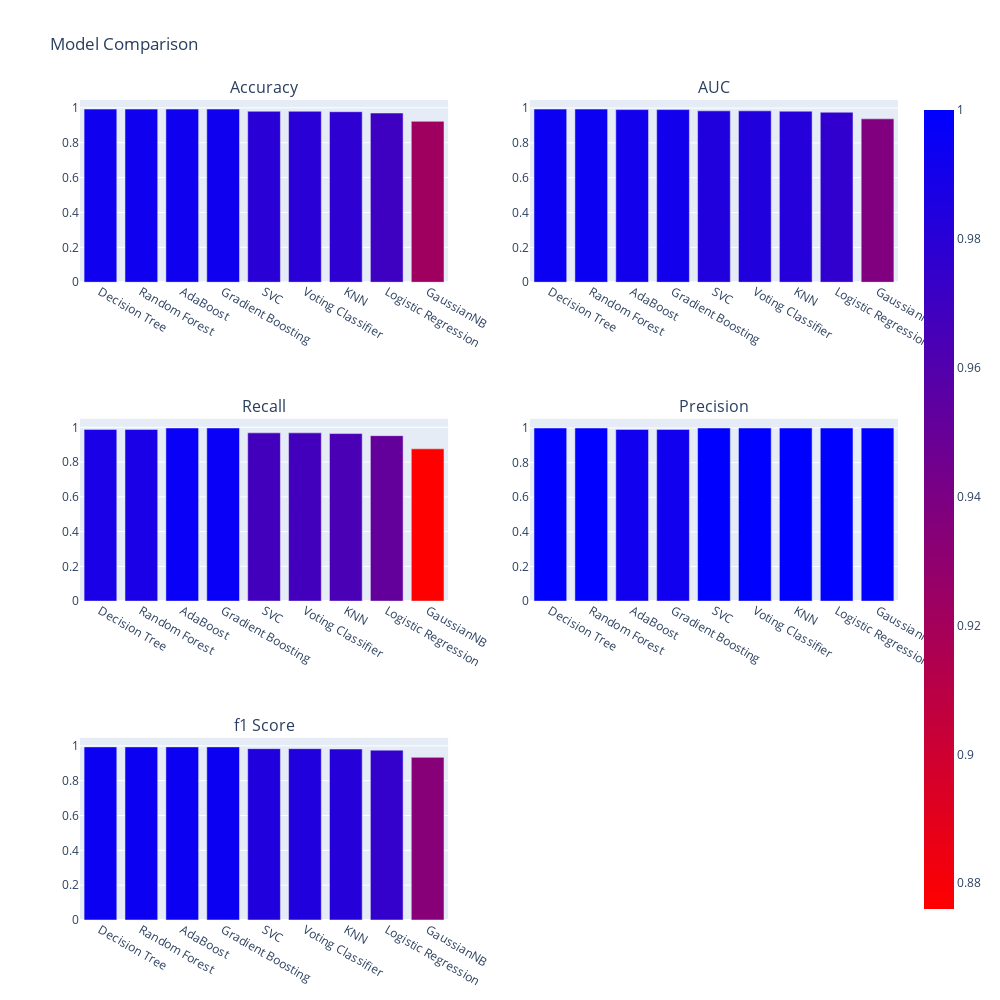

Source (notebook cell):
### Code cell
# visualize report
from plotly.subplots import make_subplots
from plotly import graph_objects as go
fig = make_subplots(rows=3, cols=2, subplot_titles=('Accuracy', 'AUC', 'Recall', 'Precision', 'f1 Score'),)
fig.add_trace(
    go.Bar(x=report['Model'], y=report['Accuracy'], marker=dict(color=report['Accuracy'], coloraxis='coloraxis')),
    row=1, col=1
)
fig.add_trace(
    go.Bar(x=report['Model'], y=report['AUC'], marker=dict(color=report['AUC'], coloraxis='coloraxis')),
    row=1, col=2
)
fig.add_trace(
    go.Bar(x=report['Model'], y=report['Recall'], marker=dict(color=report['Recall'], coloraxis='coloraxis')),
    row=2, col=1
)
fig.add_trace(
    go.Bar(x=report['Model'], y=report['Precision'], marker=dict(color=report['Precision'], coloraxis='coloraxis')),
    row=2, col=2
)
fig.add_trace(
    go.Bar(x=report['Model'], y=report['F1 Score'], marker=dict(color=report['F1 Score'], coloraxis='coloraxis')),
    row=3, col=1
)
fig.update_layout(coloraxis=dict(colorscale='Bluered_r'), showlegend=False,height=1000, width=1000, title_text='Model Comparison')
fig.show()

### Figure 1 — Plotly figure (JSON) as saved in the notebook; plotly's stock layout.template omitted (floating-point values rounded to 4 significant figures)
{"data": [{"marker": {"color": [0.9925, 0.9925, 0.9925, 0.9925, 0.98, 0.98, 0.9775, 0.97, 0.9225], "coloraxis": "coloraxis"}, "type": "bar", "x": ["Decision Tree", "Random Forest", "AdaBoost", "Gradient Boosting", "SVC", "Voting Classifier", "KNN", "Logistic Regression", "GaussianNB"], "xaxis": "x", "y": [0.9925, 0.9925, 0.9925, 0.9925, 0.98, 0.98, 0.9775, 0.97, 0.9225], "yaxis": "y"}, {"marker": {"color": [0.994, 0.994, 0.9913, 0.9913, 0.984, 0.984, 0.982, 0.976, 0.938], "coloraxis": "coloraxis"}, "type": "bar", "x": ["Decision Tree", "Random Forest", "AdaBoost", "Gradient Boosting", "SVC", "Voting Classifier", "KNN", "Logistic Regression", "GaussianNB"], "xaxis": "x2", "y": [0.994, 0.994, 0.9913, 0.9913, 0.984, 0.984, 0.982, 0.976, 0.938], "yaxis": "y2"}, {"marker": {"color": [0.988, 0.988, 0.996, 0.996, 0.968, 0.968, 0.964, 0.952, 0.876], "coloraxis": "coloraxis"}, "type": "bar", "x": ["Decision Tree", "Random Forest", "AdaBoost", "Gradient Boosting", "SVC", "Voting Classifier", "KNN", "Logistic Regression", "GaussianNB"], "xaxis": "x3", "y": [0.988, 0.988, 0.996, 0.996, 0.968, 0.968, 0.964, 0.952, 0.876], "yaxis": "y3"}, {"marker": {"color": [1, 1, 0.992, 0.992, 1, 1, 1, 1, 1], "coloraxis": "coloraxis"}, "type": "bar", "x": ["Decision Tree", "Random Forest", "AdaBoost", "Gradient Boosting", "SVC", "Voting Classifier", "KNN", "Logistic Regression", "GaussianNB"], "xaxis": "x4", "y": [1, 1, 0.992, 0.992, 1, 1, 1, 1, 1], "yaxis": "y4"}, {"marker": {"color": [0.994, 0.994, 0.994, 0.994, 0.9837, 0.9837, 0.9817, 0.9754, 0.9339], "coloraxis": "coloraxis"}, "type": "bar", "x": ["Decision Tree", "Random Forest", "AdaBoost", "Gradient Boosting", "SVC", "Voting Classifier", "KNN", "Logistic Regression", "GaussianNB"], "xaxis": "x5", "y": [0.994, 0.994, 0.994, 0.994, 0.9837, 0.9837, 0.9817, 0.9754, 0.9339], "yaxis": "y5"}], "layout": {"annotations": [{"font": {"size": 16}, "showarrow": false, "text": "Accuracy", "x": 0.225, "xanchor": "center", "xref": "paper", "y": 1, "yanchor": "bottom", "yref": "paper"}, {"font": {"size": 16}, "showarrow": false, "text": "AUC", "x": 0.775, "xanchor": "center", "xref": "paper", "y": 1, "yanchor": "bottom", "yref": "paper"}, {"font": {"size": 16}, "showarrow": false, "text": "Recall", "x": 0.225, "xanchor": "center", "xref": "paper", "y": 0.6111, "yanchor": "bottom", "yref": "paper"}, {"font": {"size": 16}, "showarrow": false, "text": "Precision", "x": 0.775, "xanchor": "center", "xref": "paper", "y": 0.6111, "yanchor": "bottom", "yref": "paper"}, {"font": {"size": 16}, "showarrow": false, "text": "f1 Score", "x": 0.225, "xanchor": "center", "xref": "paper", "y": 0.2222, "yanchor": "bottom", "yref": "paper"}], "coloraxis": {"colorscale": [[0, "rgb(255,0,0)"], [1, "rgb(0,0,255)"]]}, "height": 1000, "showlegend": false, "title": {"text": "Model Comparison"}, "width": 1000, "xaxis": {"anchor": "y", "domain": [0, 0.45]}, "xaxis2": {"anchor": "y2", "domain": [0.55, 1]}, "xaxis3": {"anchor": "y3", "domain": [0, 0.45]}, "xaxis4": {"anchor": "y4", "domain": [0.55, 1]}, "xaxis5": {"anchor": "y5", "domain": [0, 0.45]}, "xaxis6": {"anchor": "y6", "domain": [0.55, 1]}, "yaxis": {"anchor": "x", "domain": [0.7778, 1]}, "yaxis2": {"anchor": "x2", "domain": [0.7778, 1]}, "yaxis3": {"anchor": "x3", "domain": [0.3889, 0.6111]}, "yaxis4": {"anchor": "x4", "domain": [0.3889, 0.6111]}, "yaxis5": {"anchor": "x5", "domain": [0, 0.2222]}, "yaxis6": {"anchor": "x6", "domain": [0, 0.2222]}}}
